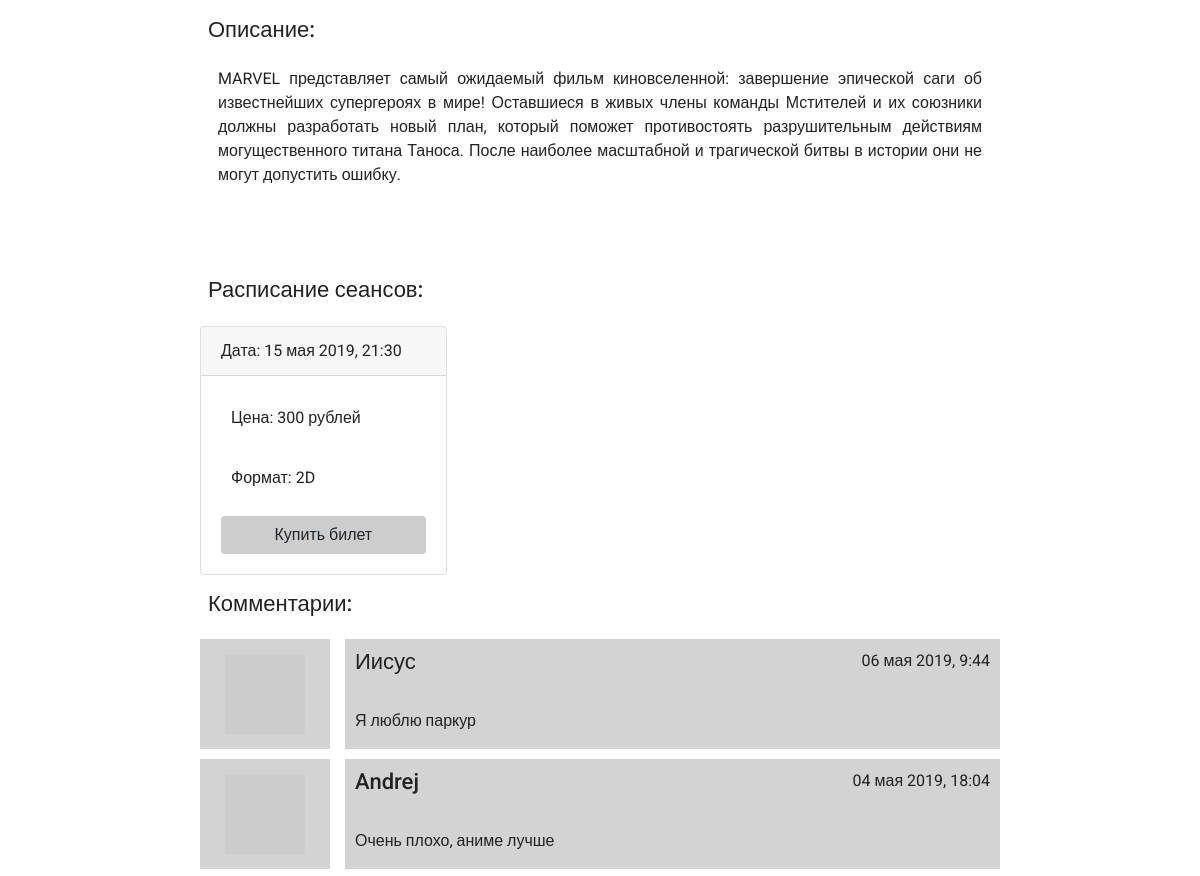
/movie/avengers-final/ (middle part), run on an earlier commit of the app's database.
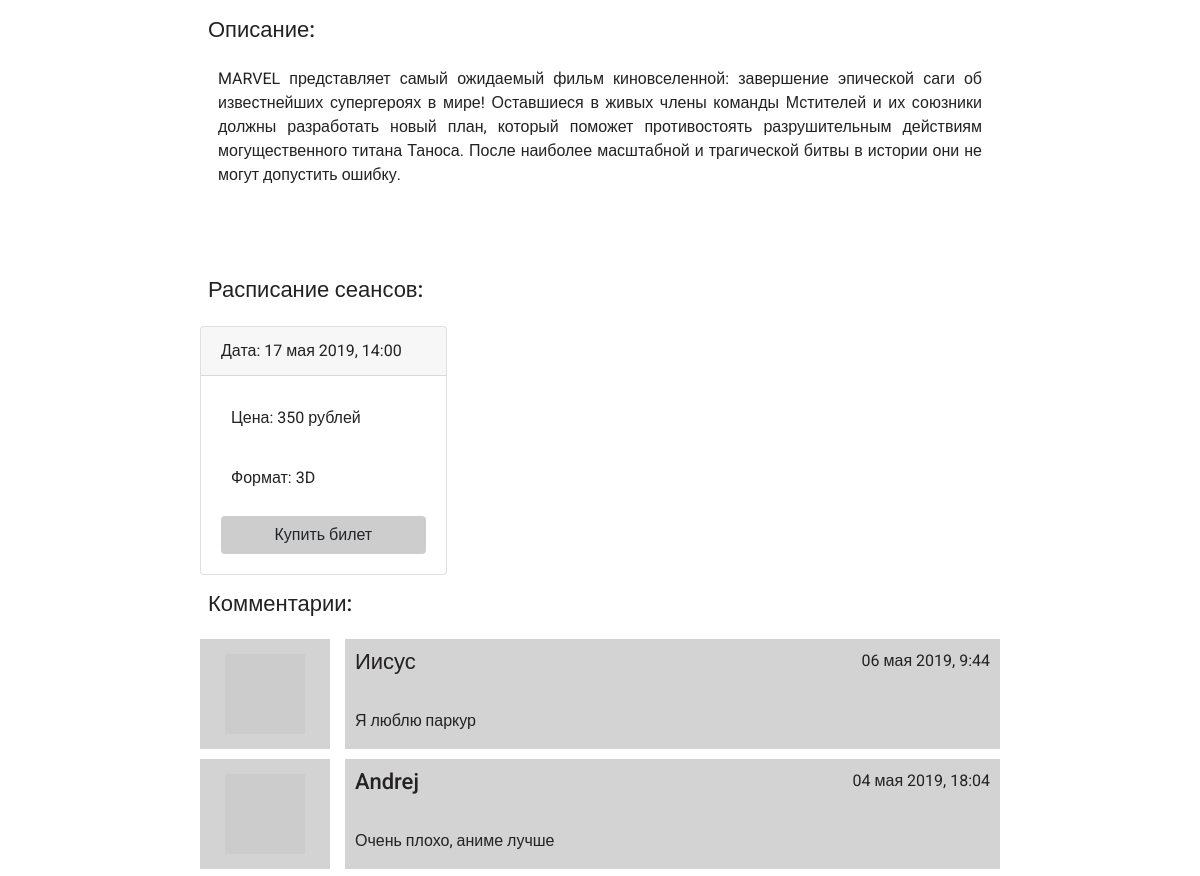
And on a later commit of the database.
### movie/models.py (models this page shows, shortened)
class Movie(models.Model):
    class Meta:
        verbose_name = "Фильм"
        verbose_name_plural = "Фильмы"
    title = models.CharField(max_length=50, db_index=True, verbose_name="Название фильма")
    slug = models.SlugField(max_length=50, unique=True)
    image = models.ImageField(upload_to=generate_filename, verbose_name="Превью")
    slider_image = models.ImageField(upload_to=generate_slider_filename, blank=True, verbose_name="Превью для слайдера")
    country = models.CharField(max_length=30, db_index=True, verbose_name="Страна производства")
    genre = models.CharField(max_length=50, verbose_name="Жанр")
    actors = models.CharField(max_length=200, verbose_name="Актерский состав")
    duration = models.CharField(max_length=20, verbose_name="Длительность")
    director = models.CharField(max_length=40, verbose_name="Режиссер")
    age = models.CharField(max_length=20, verbose_name="Возрастное ограничение")
    description = models.TextField(verbose_name="Описание")
    soon = models.BooleanField(default=False, verbose_name="Премьера")
    optional_desc = models.CharField(max_length=50, blank=True, verbose_name="Доп. информация для слайдера")

class Schedule(models.Model):
    class Meta:
        verbose_name = "Расписание"
        verbose_name_plural = "Расписание"
    MOVIE_FORMATS = [
        ('4D', '4D'),
        ('IMAX', 'IMAX 3D'),
        ('3D', '3D'),
        ('2D', '2D')
    ]
    movie_date = models.DateTimeField(verbose_name="Дата фильма")
    movie_name = models.ForeignKey(Movie, on_delete=models.CASCADE, verbose_name="Название фильма")
    movie_price = models.DecimalField(max_digits=4, decimal_places=0, verbose_name="Стоимость билета")
    movie_format = models.CharField(max_length=4, db_index=True, verbose_name="Формат фильма", choices = MOVIE_FORMATS)
    def get_absolute_url(self):
        return reverse('schedule_details_url', kwargs={'id': self.id})

class Comment(models.Model):
    class Meta:
        verbose_name = "Комментарий"
        verbose_name_plural = "Комментарии"
        ordering = ["-comment_date"]
    comment_author = models.CharField(max_length=10, db_index=True, verbose_name="Имя автора")
    comment_text = models.TextField(db_index=True, verbose_name="Текст комментария")
    comment_film = models.ForeignKey(Movie, on_delete=models.CASCADE, verbose_name="Фильм")
    comment_date = models.DateTimeField(auto_now_add=True, verbose_name="Дата комментария")
    author_email = models.EmailField(max_length=75, verbose_name="Адрес электронной почты")

### movie/views.py (the view)
# urls.py: path('movie/<str:slug>/', MovieDetail.as_view(), name='movie_details_url'),
class MovieDetail(ObjectDetailMixin, View):
    model = Movie
    template = 'movie/movie_detail.html'
    form = CommentForm

### movie/templatetags/movie_filters.py (called while the page is built)
@register.filter
def gravatar_url(email, size=100):
    default = "identicon"
    return "https://www.gravatar.com/avatar/%s?%s" % (hashlib.md5(bytes(email.lower(),"UTF-8")).hexdigest(), urllib.parse.urlencode({'d':default, 's':str(size)}))

### movie/utils.py (called while the page is built)
    def get(self, request, slug):
        obj = get_object_or_404(self.model, slug__iexact=slug)
        return render(request, self.template, context={self.model.__name__.lower(): obj, 'form':self.form})

### movie/templates/movie/movie_detail.html (shortened to what this page needs)
{% extends 'movie/base_movie.html' %}
{% block content %}
<section id="main_content" class="main_content">
    <div class="container-fluid">
        <div class="row">
            <div class="col-lg-8 offset-lg-2 col-md-10 offset-md-1 col-12 p-0">
                <div class="description p-2">
                    <h3>Описание:</h3>
                    <p class="description__text">
                        {{ movie.description }}
                    </p>
                </div>
                <div class="schedule mt-5">
                    <h3 class="p-2">Расписание сеансов:</h3>
                    <div class="row">
                        {% for sc_elem in movie.schedule_set.all %}
                        <div class="col-lg-4 col-sm-6">
                            <div class="card">
                                <div class="card-header">
                                    Дата: {{ sc_elem.movie_date }}
                                </div>
                                <div class="card-body">
                                    <p class="card-text">Цена: {{ sc_elem.movie_price }} рублей</p>
                                    <p class="card-text">Формат: {{ sc_elem.movie_format }}</p>
                                    <a href="{{ sc_elem.get_absolute_url }}" class="btn btn-block">Купить билет</a>
                                </div>
                            </div>
                        </div>
                        {% endfor %}
                    </div>
                </div>
                <div class="comments__block mt-2">
                    <h3 class="p-2">Комментарии:</h3>
                        <div class="col-12 p-0">
                            {% if movie.comment_set.all %}
                                {% for comment in movie.comment_set.all %}
                                <div class="comment">
                                    <div class="avatar p-2">
                                        <div class="img-center">
                                            {% load movie_filters %}
                                            <img src="{{ comment.author_email|gravatar_url:80 }}" alt="">
                                        </div>
                                    </div>
                                    <div class="content">
                                        <div class="content__header">
                                            <div class="nickname">
                                                <h3>{{ comment.comment_author }}</h3>
                                            </div>
                                            <div class="post__date">
                                                <p>{{ comment.comment_date }}</p>
                                            </div>
                                        </div>
                                        <div class="content__text">
                                            <p>{{ comment.comment_text }}</p>
                                        </div>
                                    </div>
                                </div>
                                {% endfor %}
                            {% endif %}
                        </div>
                </div>
            </div>
        </div>
    </div>
</section>
{% endblock %}

### movie/templates/movie/base_movie.html
{% extends 'base.html' %}

### templates/base.html (shortened to what this page needs)
<!DOCTYPE html>
<html lang="en">
<head>
    <link rel="stylesheet" href="https://stackpath.bootstrapcdn.com/bootstrap/4.3.1/css/bootstrap.min.css">
    <link href="https://stackpath.bootstrapcdn.com/font-awesome/4.7.0/css/font-awesome.min.css" rel="stylesheet">
    {% load static %}
    <link href="{% static "style/style.css" %}?{% now "U" %}" rel="stylesheet" type="text/css" media="screen"/>
</head>
<body>
    {% block content %}{% endblock %}
</body>
</html>

### static_buffer/style/style.css (style rules this page uses)
body { font-family: 'Roboto', sans-serif; color: #232121; }
h3 { font-size: 22px; margin-bottom: 14px; }
.card-header { text-align: left; }
.card-body { text-align: left!important; }
.avatar .img-center { height: 100%; width: 100%; display: flex; align-items: center; justify-content: center; }
.comment { display: flex; justify-content: space-between; margin-bottom: 10px; min-height: 110px!important; }
.avatar { width: 130px; background-color: lightgrey; }
.content { display: flex; flex-direction: column; background-color: lightgrey; flex-grow: 1; margin-left: 15px; min-height: 110px; }
.content p { margin-bottom: 0; }
.content h3,p { padding: 10px; }
.content__text { height: 100%; }
.content__header { display: flex; flex-direction: row; justify-content: space-between; }
.content__text p { font-size: 16px; }
.card-body .btn { background-color: #CDCDCD!important; }
.description__text { text-align: justify; }

What changed in the data, as far as the page shows it:
removed Schedule: movie_date "15 мая 2019, 21:30", movie_price "300", movie_format "2D"
added Schedule: movie_date "17 мая 2019, 14:00", movie_price "350", movie_format "3D"
